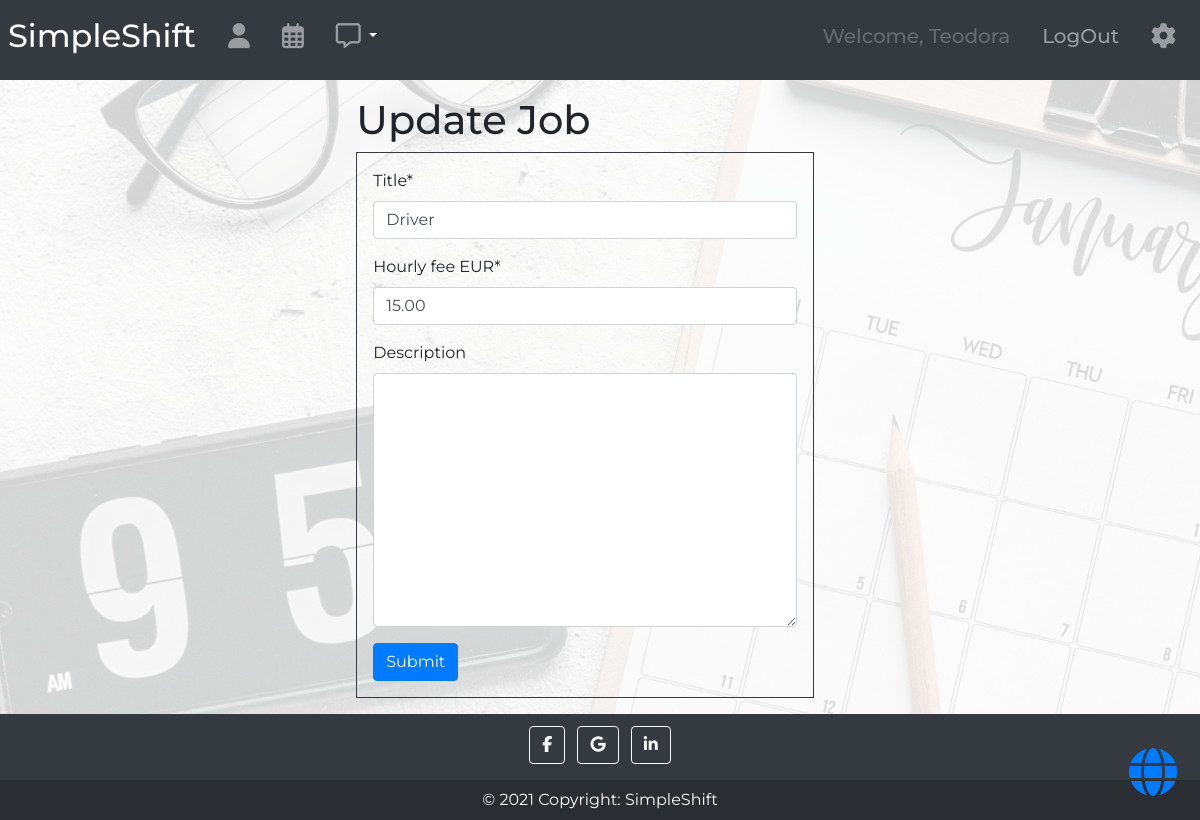
Page /jobs/4/update/ (signed in) on the committed database.
### shifts/models/employee_model.py (models this page shows, shortened)
class Employee(SimpleEmailConfirmationUserMixin, AbstractUser):
    job = models.ManyToManyField('Job', blank=True, related_name='employees')
    is_admin = models.BooleanField(default=False)
    is_employee = models.BooleanField(default=False)
    is_logged = models.BooleanField(default=False)

### shifts/models/job_model.py (models this page shows, shortened)
class Job(models.Model):
    title = models.CharField(max_length=100)
    hourly_fee = models.DecimalField('Hourly fee EUR', max_digits=10, decimal_places=2)
    description = models.TextField(max_length=255, null=True, blank=True)

### shifts/views/job_views.py (the view, shortened to what this page needs)
# urls.py: path('jobs/<int:pk>/update/', JobUpdateView.as_view(), name='job_update'),
class JobUpdateView(LoginRequiredMixin, AdminRequiredMixin, SuccessMessageMixin, generic.UpdateView):
    template_name = 'shifts/job_update.html'
    queryset = Job.objects.all()
    form_class = JobForm
    success_message = 'You have successfully updated the job.'

### shifts/forms.py
class JobForm(forms.ModelForm):
    class Meta:
        model = Job
        fields = '__all__'

### shifts/mixins.py (called while the page is built)
    def dispatch(self, request, *args, **kwargs):
        if request.user.is_employee:
            return redirect("shifts:shift_list")
        return super().dispatch(request, *args, **kwargs)

### shifts/templates/shifts/job_update.html (shortened to what this page needs)
{% extends 'base.html' %}
{% load crispy_forms_tags %}
{% block content %}
<div class="row justify-content-center container-fluid">
  <div class="col-5">
      <h1 class="mt-3">Update Job</h1>
      <div class="border border-dark p-3 mb-3">
        <form method="POST" novalidate>
              {{ form|crispy }}
              <button type="submit" class="btn btn-primary">Submit</button>
        </form>
      </div>
  </div>
</div>
{% endblock %}

### templates/navbar.html (shortened to what this page needs)
{% load notifications_tags %}
<nav class="navbar navbar-expand-lg navbar-dark bg-dark p-2">
  <a class="navbar-brand" href="{% url 'home' %}"><h2>SimpleShift</h2></a>
  <div class="collapse navbar-collapse" id="navbarToggler">
    {% if user.is_authenticated %}
    <ul class="navbar-nav mr-auto mt-2 mt-lg-0">
        <li class="nav-item p-2">
            <a class="nav-link" title='Profile' href="{% url 'employee_detail' pk=user.pk %}"><h5><i class="fas fa-user fa-lg"></i></h5></a>
        </li>
        <li class="nav-item p-2">
            <a class="nav-link" title='Shift schedule' href="{% url 'shifts:shift_list' %}"><h5><i class="far fa-calendar-alt fa-lg"></i></h5></a>
        </li>
         <li class="nav-item pt-2 pb-2 pl-2">
             <a  href="{% url 'shifts:notice' %}" class="nav-link notification" title='Notifications'>
                     <h5><i class="far fa-comment-alt fa-lg"></i></h5>
             </a>
         </li>
             <li class="nav-item pt-3 pb-2 dropdown show" style="cursor:pointer;color:white;">
                 <a class="dropdown-toggle" id="dropdownMenuLink" data-toggle="dropdown" aria-haspopup="true" aria-expanded="false"></a>
             </li>
    </ul>
    {% endif %}
    <ul class="navbar-nav ml-auto mt-2 mt-lg-0">
        {% if user.is_authenticated %}
        <li class="nav-item p-2">
            <a class="nav-link disabled"><h5>Welcome, {{ user.first_name }}</h5></a>
        </li>
        <li class="nav-item p-2">
            <a class="nav-link" href="{% url 'logout' %}"><h5>LogOut</h5></a>
        </li>
        {% endif %}
         {% if user.is_admin %}
        <li class="nav-item p-2">
            <a class="nav-link" title='Settings' onclick="openNav()"><h5><i class="fas fa-cog fa-lg"></i></h5></a>
        </li>
        {% endif %}
    </ul>
  </div>
</nav>

### static/css/master.css (style rules this page uses)
html, body { height: 100%; font-family: 'Montserrat', sans-serif; }
body { display: flex; flex-direction: column; }
.notification { position: relative; display: inline-block; }

### rows in the picture
Employee: first_name "Teodora"
Job: title "Driver", hourly_fee "15.00"
